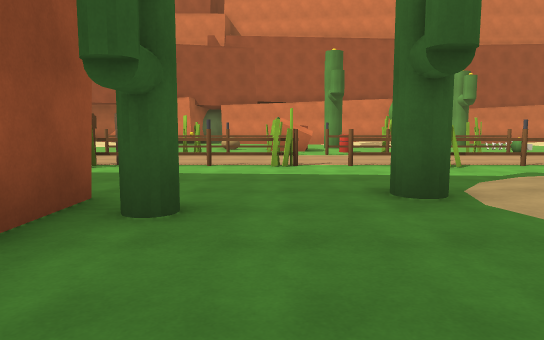
view 1 (above)

20 first-person views from a walk through a 3-D level made in the Unity game engine. The camera is 1.4 m above the floor, tilts 6° down and sees 70° across. The floor is counted in squares, 2 m on a side. Each view is taken from the middle of a square. On the plan, view 1 faces up. The plan holds only what a view shows up to about 11 squares ahead; the rest is blank. The place goes on beyond the plan. The player character is not drawn.

view 2
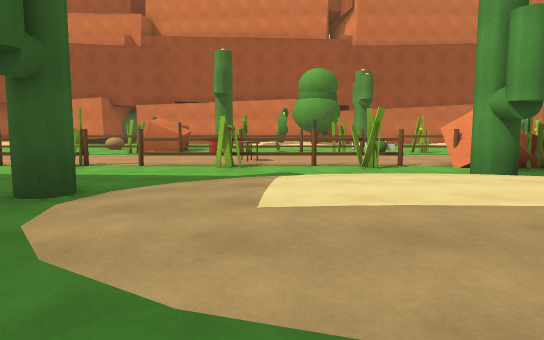

view 3
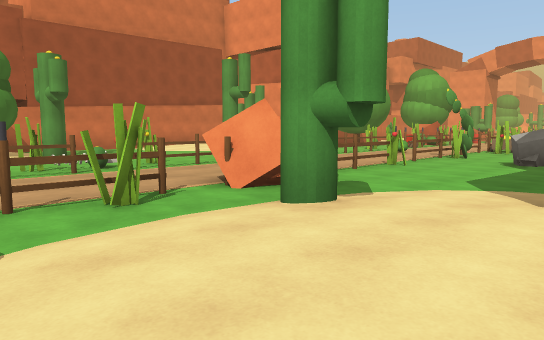

view 4
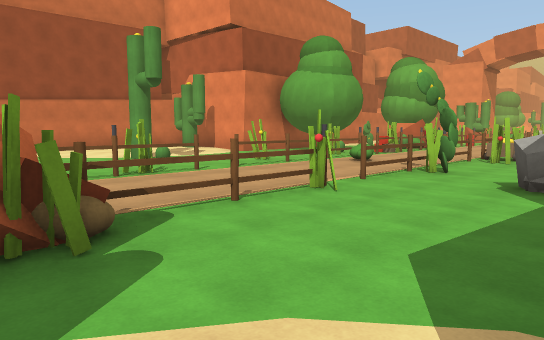

view 5
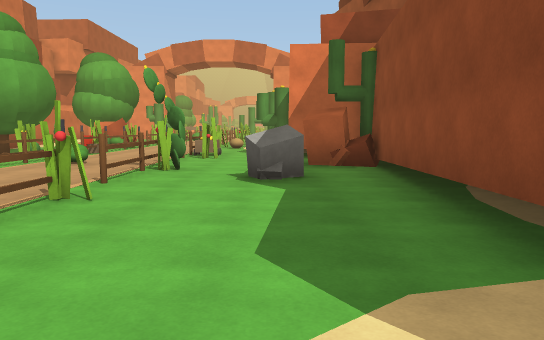

view 6
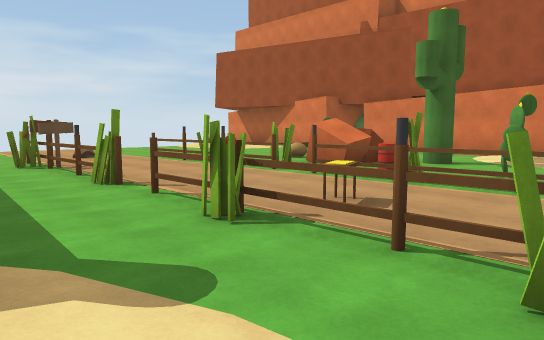

view 7
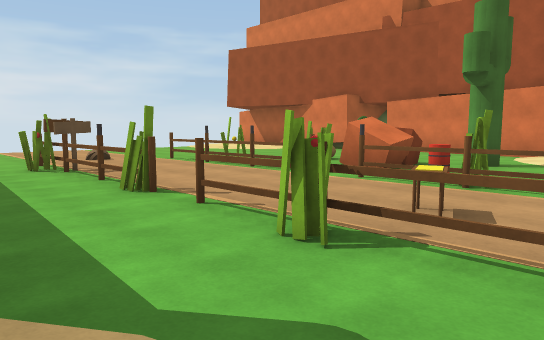

view 8
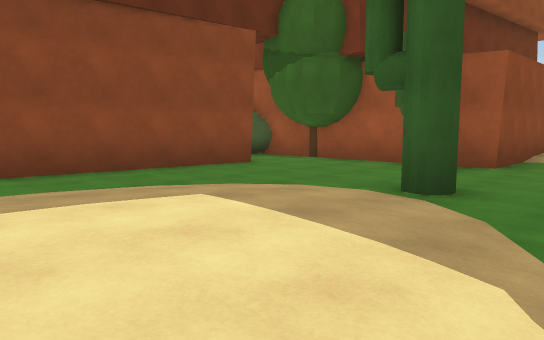

view 9
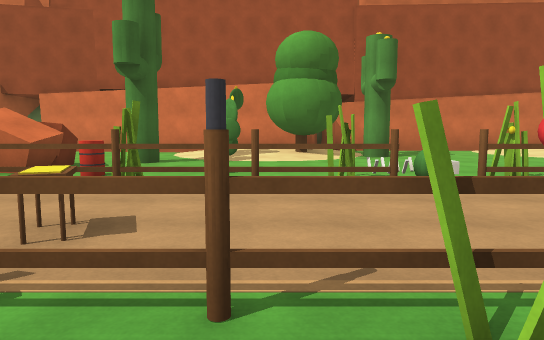

view 10
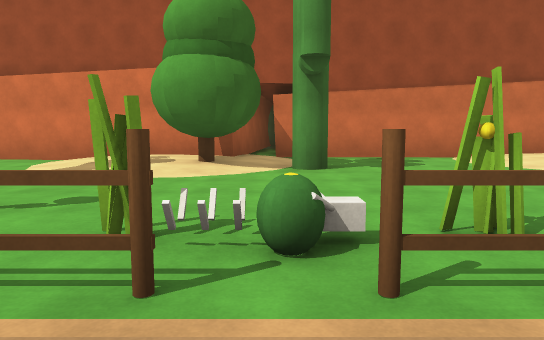

view 11
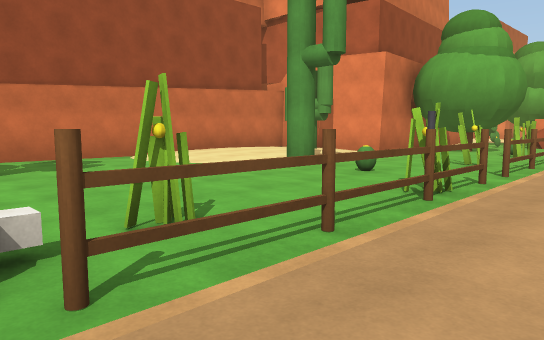

view 12
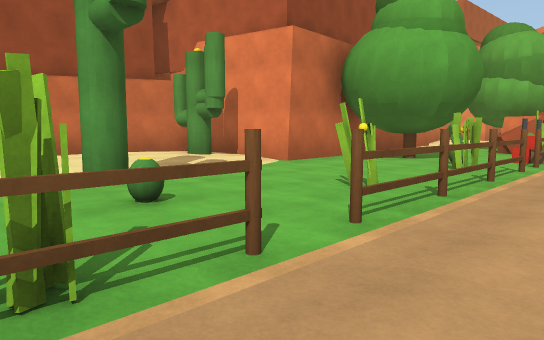

view 13
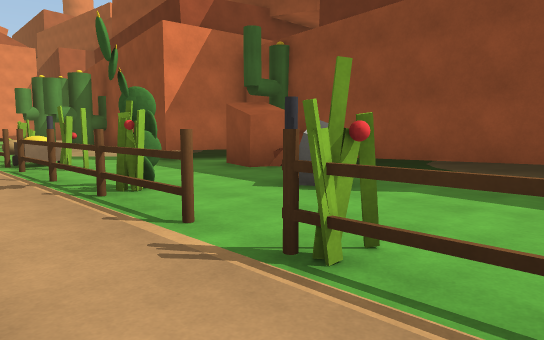

view 14
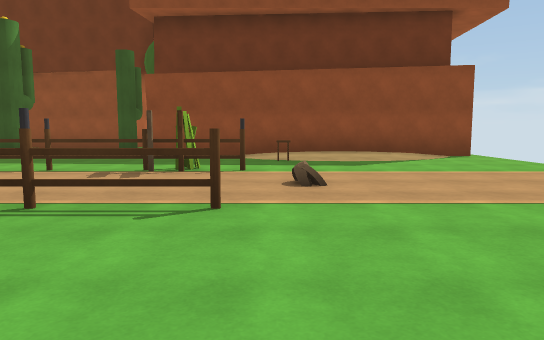

view 15
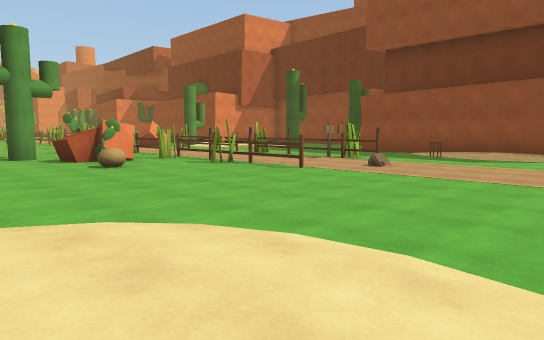

view 16
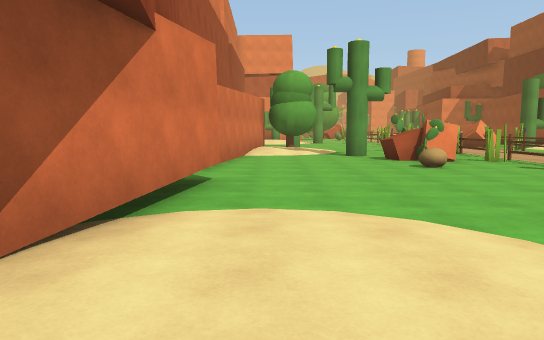

view 17
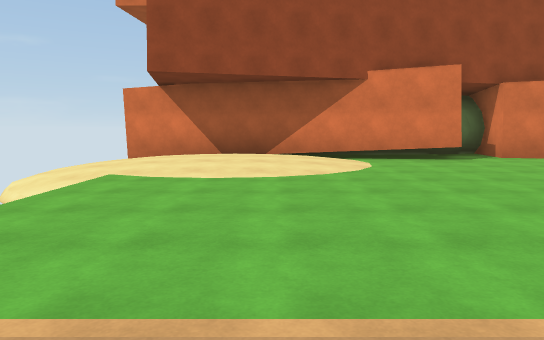

view 18
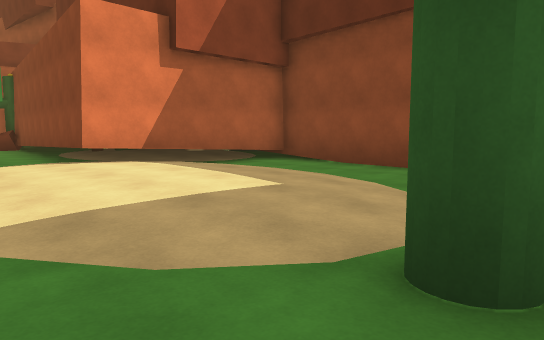

view 19
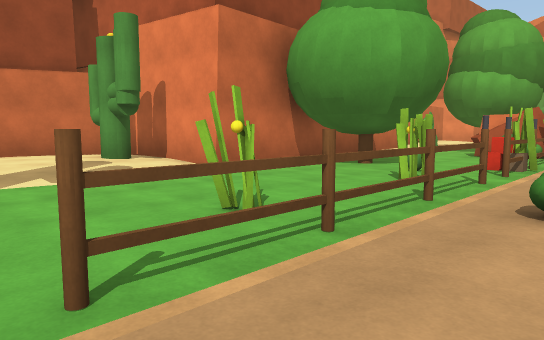

view 20
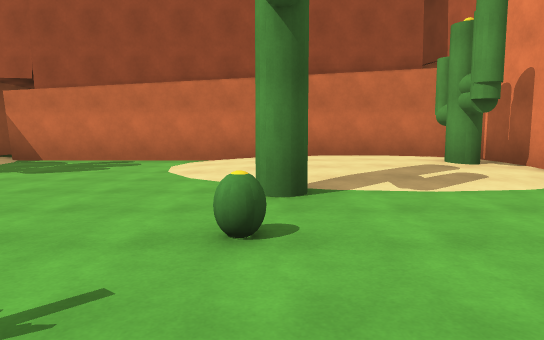

### Floor plan
Key: @ floor where view 1 was taken; # wall or solid block; . main floor; : floor 0.25 m higher than the main floor; / step, stairs or slope; O other object.
Columns run from 12 left of view 1 to 19 right of it. Each row starts with its distance up from view 1.
 20 ##       ##       ##
 19 /####### .###     #############
 18  /::::.##...#######/.....:::::#
 17 /:::::.........:::O.....::::O:#
 16 //:::/........./:OO.O....:::::#
 15  ////......................//.##
 14   ...........OO..........O......
 13   .........OOO...........O......
 12   ..........OOOOO..OO......O..OO
 11   ......OOOOO.OO#OOOOO#OO.OO#OOO
 10    ..........................O..
  9    .............O............O..
  8    .....##..O..O..O.OO.....O..OO
  7   .....OOO#OO.OO#OO.OO#OO.OO#OOO
  6   .................O.O..........
  5   ...//O........:::O:.....O.....
  4   #########...O::::::.......OO.#
  3           #O...:::::#########O.#
  2           #.....::::#
  1           #.........#
  0           O.@.......#
 -1           #.#########
 -2           ###

Positions as (right, up) in squares from view 1, and headings:
1: (0, 0), facing up
2: (4, 0), facing up
3: (4, 3), facing up-right
4: (8, 4), facing up-right
5: (8, 5), facing right
6: (6, 5), facing up-left
7: (5, 5), facing up-left
8: (6, 6), facing down-left
9: (5, 6), facing up
10: (7, 9), facing up
11: (7, 9), facing up-right
12: (11, 9), facing up-right
13: (11, 9), facing down-right
14: (-5, 14), facing down
15: (-10, 17), facing down-right
16: (-10, 17), facing right
17: (-8, 9), facing up
18: (1, 6), facing down-right
19: (13, 9), facing up-right
20: (13, 10), facing up
